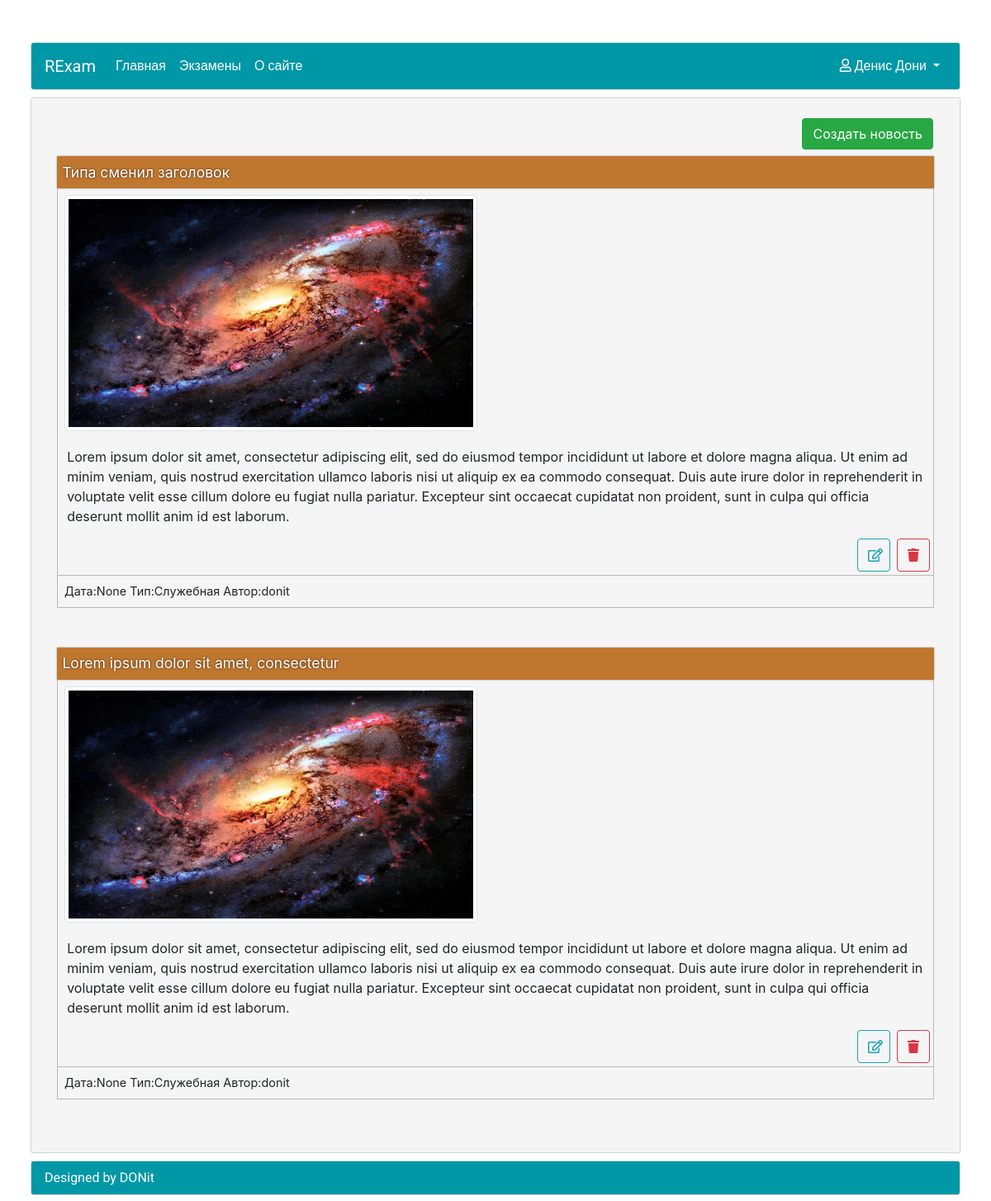
Page /main/list/ (signed in) on the earlier database version.
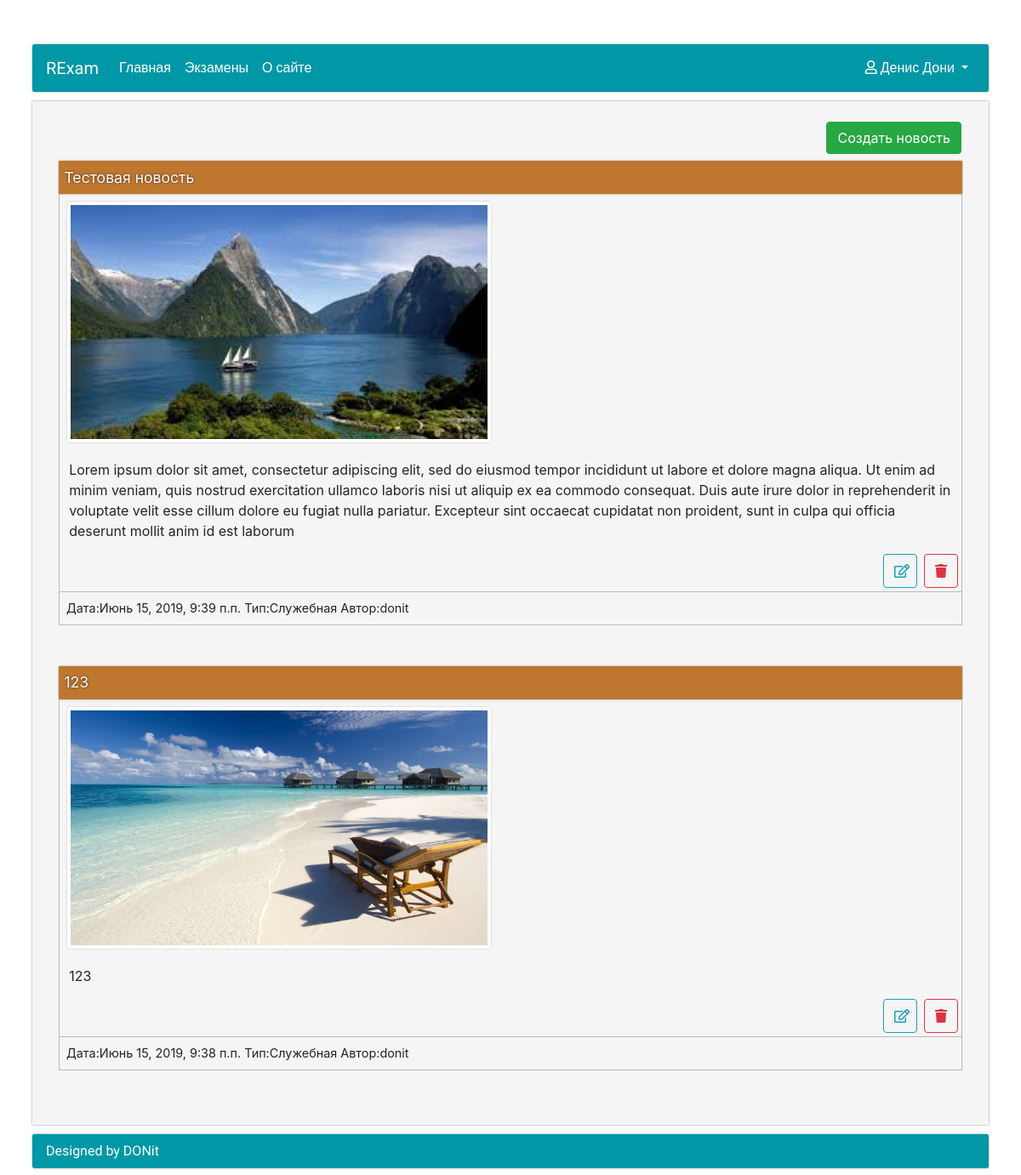
Same page on the later database version.
### Accounts/models.py (models this page shows)
class RExamUserModel(AbstractUser):
    middle_name = models.CharField(max_length=20, blank=True, null=False, verbose_name=u'Отчество')
    study_group = models.ForeignKey(StudyGroupModel, on_delete=models.SET_NULL, null=True, blank=True,
                                    verbose_name=u'Учебная группа')
    REQUIRED_FIELDS = ['email', 'first_name', 'last_name']
    def __str__(self):
        return self.username
    class Meta:
        verbose_name = u'Пользователь'
        verbose_name_plural = u'Пользователи'

### News/models.py (models this page shows, shortened)
class NewsModel(models.Model):
    header = models.CharField(max_length=40, blank=False, verbose_name=u'Заголовок новости')
    content = models.TextField(blank=False, verbose_name=u'Текст новости')
    image = models.ImageField(upload_to='NewsImages', blank=True, verbose_name=u'Изображение новости')
    type = models.ForeignKey(NewsTypeModel, on_delete=models.SET_NULL, null=True, verbose_name=u'Тип новости')
    date = models.DateTimeField(auto_now_add=True, blank=False, verbose_name=u'Дата')
    author = models.ForeignKey(RExamUserModel, null=True, on_delete=models.SET_NULL, verbose_name=u'Автор')
    class Meta:
        verbose_name = u'Новость'
        verbose_name_plural = u'Новости'
        ordering = ['-date']

class NewsTypeModel(models.Model):
    name = models.CharField(max_length=15, blank=False, verbose_name=u'Текст новости')
    def __str__(self):
        return self.name
    class Meta:
        verbose_name = u'Тип новости'
        verbose_name_plural = u'Типы новостей'

### News/views.py (the view)
# urls.py: path('list/', ListNewsView.as_view(), name='MainPage'),
class ListNewsView(LoginRequiredMixin, ListView):
    model = NewsModel
    paginate_by = 2
    template_name = 'News/ListNewsTemplate.html'

### templates/News/ListNewsTemplate.html (shortened to what this page needs)
{% extends 'RExam/MainTemplate.html' %}
{% load static %}
{% block head %}
    <link rel="stylesheet" href="{% static 'News/style.css' %}"/>
{% endblock head %}
{% block content %}
    {% if perms.News.add_newsmodel %}
        <div class="row controls justify-content-end p-2 mr-2"><a href="{% url 'CreateNews' %}">
            <button class="btn btn-success">Создать новость</button>
        </a></div>{% endif %}
    {% for news in object_list %}
        <div class="news_block col-12 mb-5">
            <div class="news_header">
                {{ news.header }}
            </div>
            <div class="news_content">
                {% if news.image %}
                    <div class="news_image"><img class="img-thumbnail rounded" width="500" height="500"
                                                 alt="{{ news.header }}" src="{{ news.image.url }}"/>
                    </div>
                {% endif %}
                <div class="news_text">
                    {{ news.content }}
                </div>
                <div class="d-flex flex-row justify-content-end">
                    {% if perms.News.change_news %}
                        <a href="{% url 'UpdateNews' news.id %}" class="p-1">
                            <button class="btn btn-control btn-outline-info"><i
                                    class="far fa-edit"></i></button>
                        </a>
                    {% endif %}
                    {% if perms.News.delete_news %}
                        <a href="{% url 'DeleteNews' news.id %}" class="p-1">
                            <button class="btn btn-control btn-outline-danger"><i
                                    class="fa fa-trash"></i></button>
                        </a>
                    {% endif %}
                </div>
            </div>
            <div class="news_footer">
                Дата:{{ news.date }} Тип:{{ news.type }} Автор:{{ news.author }}
            </div>
        </div>
    {% empty %}
        <p>Новости отсутствуют...</p>
    {% endfor %}
{% endblock content %}

### templates/RExam/MainTemplate.html (shortened to what this page needs)
{% extends 'DefaultTemplate.html' %}
{% block body %}
    <div class="container p-1 pt-sm-5">
        <div class="wrapper col-12 p-1">
            <div class="menu_block">
                {% include 'RExam/MenuTemplate.html' %}
            </div>
            <div class="content-block ">
                <div class="content p-2 p-sm-3">
                    {% block content %}{% endblock content %}
                </div>
            </div>
            <div class="footer">
                <div class="footer-content">Designed by DONit</div>
            </div>
        </div>
    </div>
{% endblock body %}

### templates/DefaultTemplate.html (shortened to what this page needs)
{% load static %}
{% load fontawesome_5 %}
<!DOCTYPE html>
<html lang="en">
<head>
    <link rel="stylesheet" href="{% static 'RExam/bootstrap/bootstrap.min.css' %}"/>
    <link rel="stylesheet" href="{% static 'RExam/style.css' %}">
    {% fontawesome_5_static %}
    {% block head %}{% endblock head %}
</head>
<body>
{% block body %}Контент отсутствует!{% endblock body %}
</body>
</html>

### templates/RExam/MenuTemplate.html (shortened to what this page needs)
<nav class="navbar navbar-expand-lg navbar-dark menu">
    <a class="navbar-brand" href="{% url 'MainPage' %}">RExam</a>
    <div class="collapse navbar-collapse" id="navbarSupportedContent">
        <ul class="navbar-nav mr-auto">
            <li class="nav-item active">
                <a class="nav-link" href="{% url 'MainPage' %}">Главная</a>
            </li>
            <li class="nav-item active">
                <a class="nav-link" href="{% url 'ListExams' %}">Экзамены</a>
            </li>
            <li class="nav-item active">
                <a class="nav-link" href="#">О сайте</a>
            </li>
        </ul>
        <ul class="nav navbar-nav navbar-right">
            <li class="nav-item dropdown align-right">
                <a class="nav-link dropdown-toggle active" href="#" id="navbarDropdown" role="button"
                   data-toggle="dropdown"
                   aria-haspopup="true" aria-expanded="false"><i class="far fa-user"></i>
                    {{ user.get_full_name }}
                </a>
            </li>
        </ul>
    </div>
</nav>

### RExam/static/RExam/style.css (style rules this page uses)
html { font-family: 'Roboto', sans-serif; }
.menu { background: #0097a7; font-family: Roboto, sans-serif; border-radius: 3px; box-shadow: 0 0 2px rgba(0, 0, 0, 0.5); }
.content-block { margin-top: 1%; margin-bottom: 1%; }
.content { background: whitesmoke; box-shadow: 0 0 2px rgba(0, 0, 0, 0.5); }
.footer-content { background: #0097a7; font-family: Roboto, sans-serif; border-radius: 3px; box-shadow: 0 0 2px rgba(0, 0, 0, 0.5); color: white; padding: .5rem 1rem; }
.dropdown-toggle { cursor: pointer; }
.btn-control { min-width: 40px; max-width: 40px; max-height: 40px; min-height: 40px; }

### News/static/News/style.css (style rules this page uses)
.news_header { background: #BF7730; color: white; text-shadow: 0 0 3px rgba(0, 0, 0, 0.7); padding: .4rem; border-radius: 1px; font-size: 1.1em; box-shadow: 0 0 2px rgba(0, 0, 0, 0.5); }
.news_content { border: 1px solid #B9B9B9; border-top: 0; }
.news_text { padding: .7rem; text-align: justify-all; font-size: 1em; }
.news_image { padding: 0.5rem; }
.news_footer { padding: 0.5rem; border: 1px solid #B9B9B9; border-top: 0; font-size: .9rem; }

Differences in the rows shown:
removed NewsModel: header "Типа сменил заголовок", image (picture), content "Lorem ipsum dolor sit amet, consectetur adipiscing elit, sed do eiusmod tempor incididunt ut labore et dolore magna aliqua. Ut enim ad minim veniam, quis nostrud exercitation ullamco laboris nisi ut aliquip ex ea commodo consequat. Duis aute irure dolor in reprehenderit in voluptate velit esse cillum dolore eu fugiat nulla pariatur. Excepteur sint occaecat cupidatat non proident, sunt in culpa qui officia deserunt mollit anim id est laborum.", date "None", type "Служебная", author "donit"
removed NewsModel: header "Lorem ipsum dolor sit amet, consectetur", image (picture), content "Lorem ipsum dolor sit amet, consectetur adipiscing elit, sed do eiusmod tempor incididunt ut labore et dolore magna aliqua. Ut enim ad minim veniam, quis nostrud exercitation ullamco laboris nisi ut aliquip ex ea commodo consequat. Duis aute irure dolor in reprehenderit in voluptate velit esse cillum dolore eu fugiat nulla pariatur. Excepteur sint occaecat cupidatat non proident, sunt in culpa qui officia deserunt mollit anim id est laborum.", date "None", type "Служебная", author "donit"
added NewsModel: header "Тестовая новость", image (picture), content "Lorem ipsum dolor sit amet, consectetur adipiscing elit, sed do eiusmod tempor incididunt ut labore et dolore magna aliqua. Ut enim ad minim veniam, quis nostrud exercitation ullamco laboris nisi ut aliquip ex ea commodo consequat. Duis aute irure dolor in reprehenderit in voluptate velit esse cillum dolore eu fugiat nulla pariatur. Excepteur sint occaecat cupidatat non proident, sunt in culpa qui officia deserunt mollit anim id est laborum", date "Июнь 15, 2019, 9:39 п.п.", type "Служебная", author "donit"
added NewsModel: header "123", image (picture), content "123", date "Июнь 15, 2019, 9:38 п.п.", type "Служебная", author "donit"
